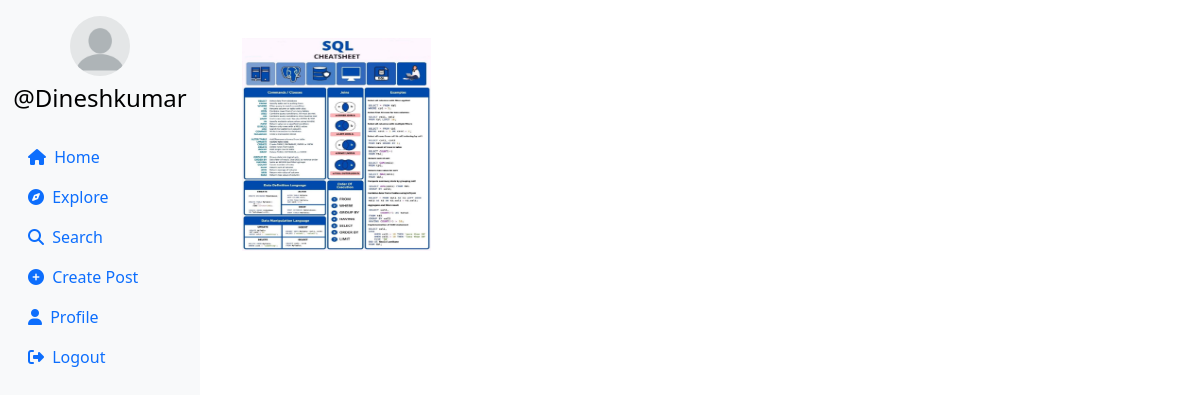
The page /explore (signed in) on the database its author committed.
### userauth/models.py (models this page shows, shortened)
class Profile(models.Model):
    user = models.ForeignKey(User, on_delete=models.CASCADE)
    id_user = models.IntegerField(primary_key=True, default=0)
    bio = models.TextField(blank=True, default='')
    profileimg = models.ImageField(upload_to='profile_images', default='blank-profile-picture.png')
    location = models.CharField(max_length=100, blank=True, default='')

class Post(models.Model):
    id = models.UUIDField(primary_key=True, default=uuid.uuid4)
    user = models.CharField(max_length=100)
    image = models.ImageField(upload_to='post_images')
    caption = models.TextField()
    created_at = models.DateTimeField(default=datetime.now)
    no_of_likes = models.IntegerField(default=0)

### userauth/views.py (the view)
# urls.py: path('explore',views.explore),
@login_required(login_url='/loginn')
def explore(request):
    post=Post.objects.all().order_by('-created_at')
    profile = Profile.objects.get(user=request.user)
    context={
        'post':post,
        'profile':profile
    }
    return render(request, 'explore.html',context)

### templates/explore.html (shortened to what this page needs)
{% load static %}
<!DOCTYPE html>
<html lang="en">
<head>
    <link rel="stylesheet" href="https://maxcdn.bootstrapcdn.com/bootstrap/4.5.2/css/bootstrap.min.css">
    <link href="https://cdn.jsdelivr.net/npm/bootstrap@5.0.2/dist/css/bootstrap.min.css" rel="stylesheet"
>
    <link rel="stylesheet" href="{% static 'css/app.css' %}">
</head>
<body>
    {% load static %}
    <div class="container-fluid">
        <div class="row">
            <nav class="col-md-2 d-none d-md-block sidebar" style="position: fixed;">
                <div class="text-center mt-3">
                    <img src="{{profile.profileimg.url}}" alt="Profile Picture" class="profile-pic">
                    <h4 class="mt-2"><a href="/profile/{{user}}" style="text-decoration:none;">@{{user}}</a></h4>
                </div>
                <ul class="nav flex-column mt-4">
                    <li class="nav-item">
                        <a class="nav-link active" href="/">
                            <i class="fa-solid fa-house mr-1"></i> Home
                        </a>
                    </li>
                    <li class="nav-item">
                        <a class="nav-link" href="/explore">
                            <i class="fa-solid fa-compass mr-1"></i> Explore
                        </a>
                    </li>
                    <li class="nav-item">
                        <a class="nav-link" href="#" data-bs-toggle="modal" data-bs-target="#exampleModal3">
                            <i class="fa-solid fa-magnifying-glass mr-1"></i> Search
                        </a>
                    </li>
                    <li class="nav-item">
                        <a class="nav-link" href="#" data-bs-toggle="modal" data-bs-target="#exampleModal"
                            data-bs-whatever="@getbootstrap">
                            <i class="fa-solid fa-circle-plus mr-1"></i> Create Post
                        </a>
                    </li>
                    <li class="nav-item">
                        <a class="nav-link" href="/profile/{{profile.user}}">
                            <i class="fa-solid fa-user mr-1"></i> Profile
                        </a>
                    </li>
                    <li class="nav-item">
                        <a class="nav-link" href="/logoutt">
                            <i class="fa-solid fa-right-from-bracket mr-1"></i> Logout
                        </a>
                    </li>
                </ul>
            </nav>
            <main role="main" class="col-md-9 ml-sm-auto col-lg-10 px-md-4">
                <div class="container text-center" style="padding: 10px; margin-top:20px;">
                    <div class="row row-cols-3">
                        {% for pos in post %}
                        <div class="col m-2 image_s" style="margin-bottom:10px;">
                            <img class="image__img" src="{{pos.image.url}}" alt="Post Image"
                                style="max-width: 213px; max-height:213px">
                        </div>
                        {% endfor %}
                    </div>
                </div>
            </main>
        </div>
    </div>
</body>
</html>

### templates/explore.html (style rules this page uses)
* { box-sizing: border-box; margin: 0; padding: 0; }
.sidebar { background-color: #f8f9fa; height: 100vh; color: black; }
.profile-pic { width: 60px; height: 60px; border-radius: 50%; object-fit: cover; }
a { color: black; }
.image_s { position: relative; width: 213px; }
.image__img { display: block; width: 100%; }

### rows shown on the page
Profile: profileimg (placeholder picture)
Post: image (picture)

### other values the page prints
{{ user }} "Dineshkumar"
